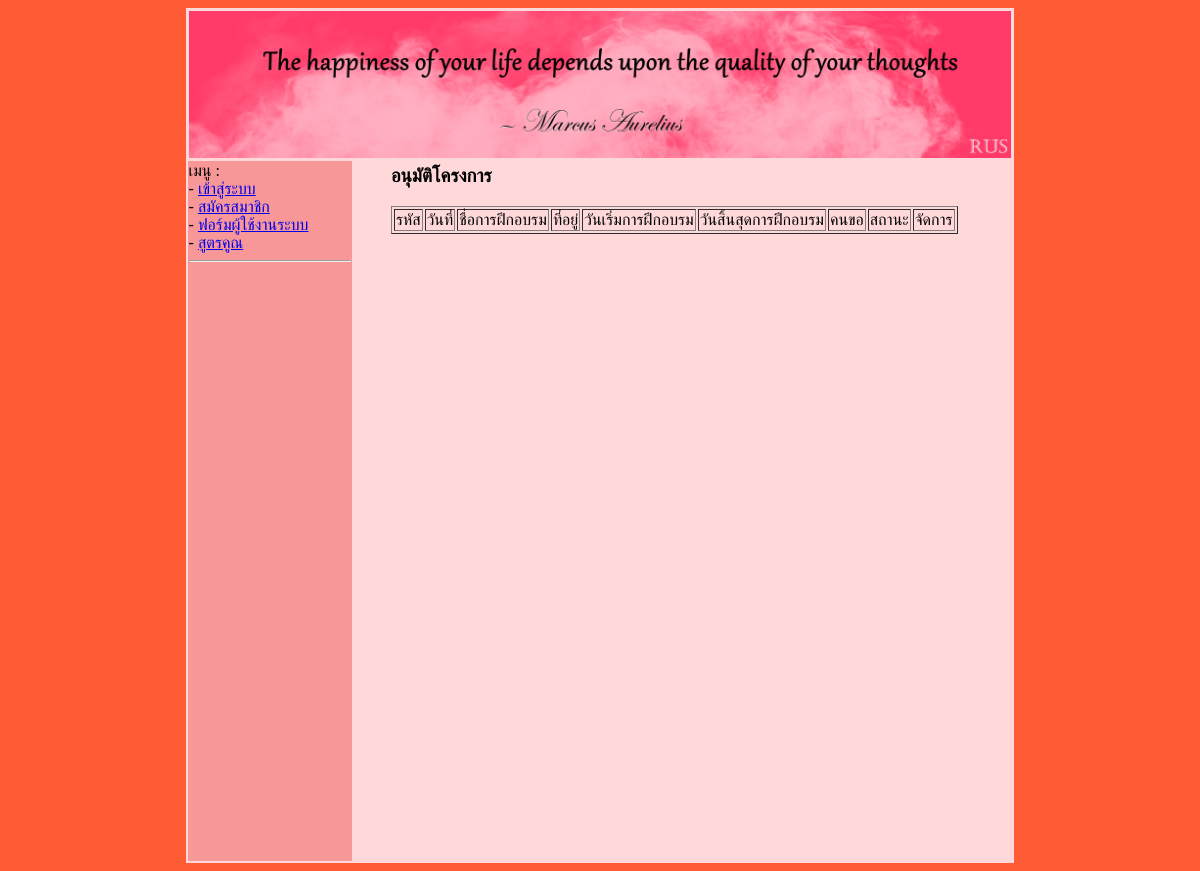
Page /train_allow.php on the earlier database version.
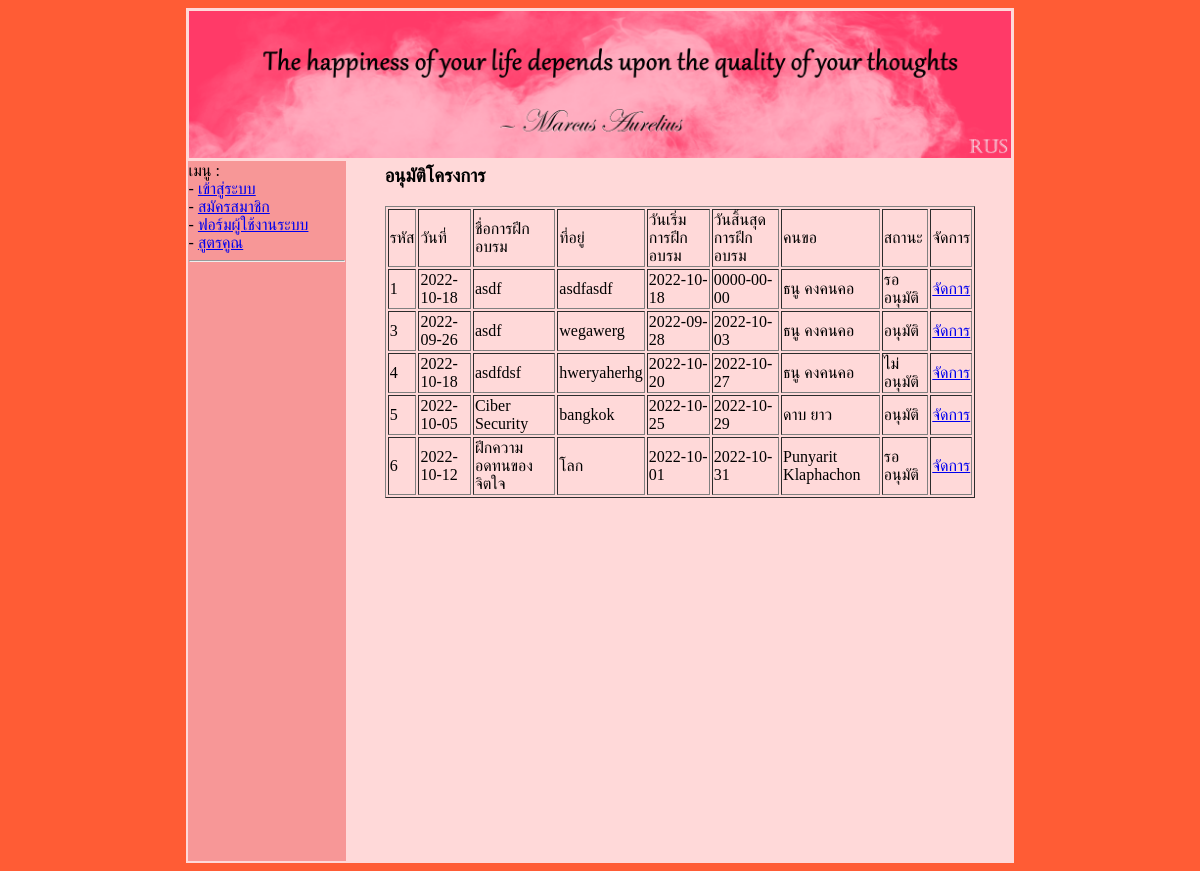
Same page on the later database version.
### tables this page shows
CREATE TABLE `train` (
  `train_id` int(11) NOT NULL,
  `train_date` date NOT NULL,
  `train_name` varchar(255) NOT NULL,
  `train_address` varchar(255) NOT NULL,
  `train_startdate` date NOT NULL,
  `train_enddate` date NOT NULL,
  `mem_id` int(11) NOT NULL,
  `boss_id` int(11) NOT NULL,
  `train_status` int(11) NOT NULL
);

CREATE TABLE `member` (
  `mem_id` int(11) NOT NULL,
  `mem_fname` varchar(100) NOT NULL,
  `mem_lname` varchar(100) NOT NULL,
  `prefix_id` int(11) NOT NULL,
  `mem_telephone` varchar(20) NOT NULL,
  `mem_email` varchar(100) NOT NULL,
  `mem_user` varchar(30) NOT NULL,
  `mem_password` varchar(30) NOT NULL,
  `mem_status` varchar(20) NOT NULL COMMENT '1 = ผู้ดูแลระบบ, 2 = พนักงาน, 3 = ผู้ใช้ทั่วไป'
);

### train_allow.php (the view, shortened to what this page needs)
<?php
    include("./header.php");
    include("./menu.php");
    include("./sqliConnect.php");
?>
<table width="90%" align="center">
    <tr>
        <td>
            <h3>อนุมัติโครงการ</h3>
            <table border="1">
                <tr>
                    <td>รหัส</td>
                    <td>วันที่</td>
                    <td>ชื่อการฝึกอบรม</td>
                    <td>ที่อยู่</td>
                    <td>วันเริ่มการฝึกอบรม</td>
                    <td>วันสิ้นสุดการฝึกอบรม</td>
                    <td>คนขอ</td>
                    <td>สถานะ</td>
                    <td>จัดการ</td>
                </tr>
                <?php
                    $sql = "select * from train,member where train.mem_id=member.mem_id;";
                    $result = $mysqli->query($sql);
                    while ($row = $result->fetch_assoc()){
                        $train_id = $row['train_id'];
                        $train_name = $row['train_name'];
                        $train_date = $row['train_date'];
                        $train_startdate = $row['train_startdate'];
                        $train_enddate = $row['train_enddate'];
                        $train_address = $row['train_address'];
                        $train_status = $row['train_status'];
                        $mem_fname = $row['mem_fname'];
                        $mem_lname = $row['mem_lname'];
                        $status = "";
                        if ($train_status == 1){
                            $status = "รออนุมัติ";
                        }else if ($train_status == 2){
                            $status = "อนุมัติ";
                        }else if ($train_status == 3){
                            $status = "ไม่อนุมัติ";
                        }
                        echo "
                            <tr>
                                <td>$train_id</td>
                                <td>$train_date</td>
                                <td>$train_name</td>
                                <td>$train_address</td>
                                <td>$train_startdate</td>
                                <td>$train_enddate</td>
                                <td>$mem_fname $mem_lname</td>
                                <td>$status</td>
                                <td><a href=\"./train_allowedit.php?train_id=$train_id\">จัดการ</a></td>
                            </tr>
                        ";
                    }
                ?>
            </table>
        </td>
    </tr>
</table>
<?php
    include("./footer.php");
?>

Differences in the rows shown:
added train: train_id "1", train_date "2022-10-18", train_name "asdf", train_address "asdfasdf", train_startdate "2022-10-18", train_enddate "0000-00-00", mem.mem_fname "ธนู", mem.mem_lname "คงคนคอ", train_status "รออนุมัติ"
added train: train_id "3", train_date "2022-09-26", train_name "asdf", train_address "wegawerg", train_startdate "2022-09-28", train_enddate "2022-10-03", mem.mem_fname "ธนู", mem.mem_lname "คงคนคอ", train_status "อนุมัติ"
added train: train_id "4", train_date "2022-10-18", train_name "asdfdsf", train_address "hweryaherhg", train_startdate "2022-10-20", train_enddate "2022-10-27", mem.mem_fname "ธนู", mem.mem_lname "คงคนคอ", train_status "ไม่อนุมัติ"
added train: train_id "5", train_date "2022-10-05", train_name "Ciber Security", train_address "bangkok", train_startdate "2022-10-25", train_enddate "2022-10-29", mem.mem_fname "ดาบ", mem.mem_lname "ยาว", train_status "อนุมัติ"
added train: train_id "6", train_date "2022-10-12", train_name "ฝึกความอดทนของจิตใจ", train_address "โลก", train_startdate "2022-10-01", train_enddate "2022-10-31", mem.mem_fname "Punyarit", mem.mem_lname "Klaphachon", train_status "รออนุมัติ"
